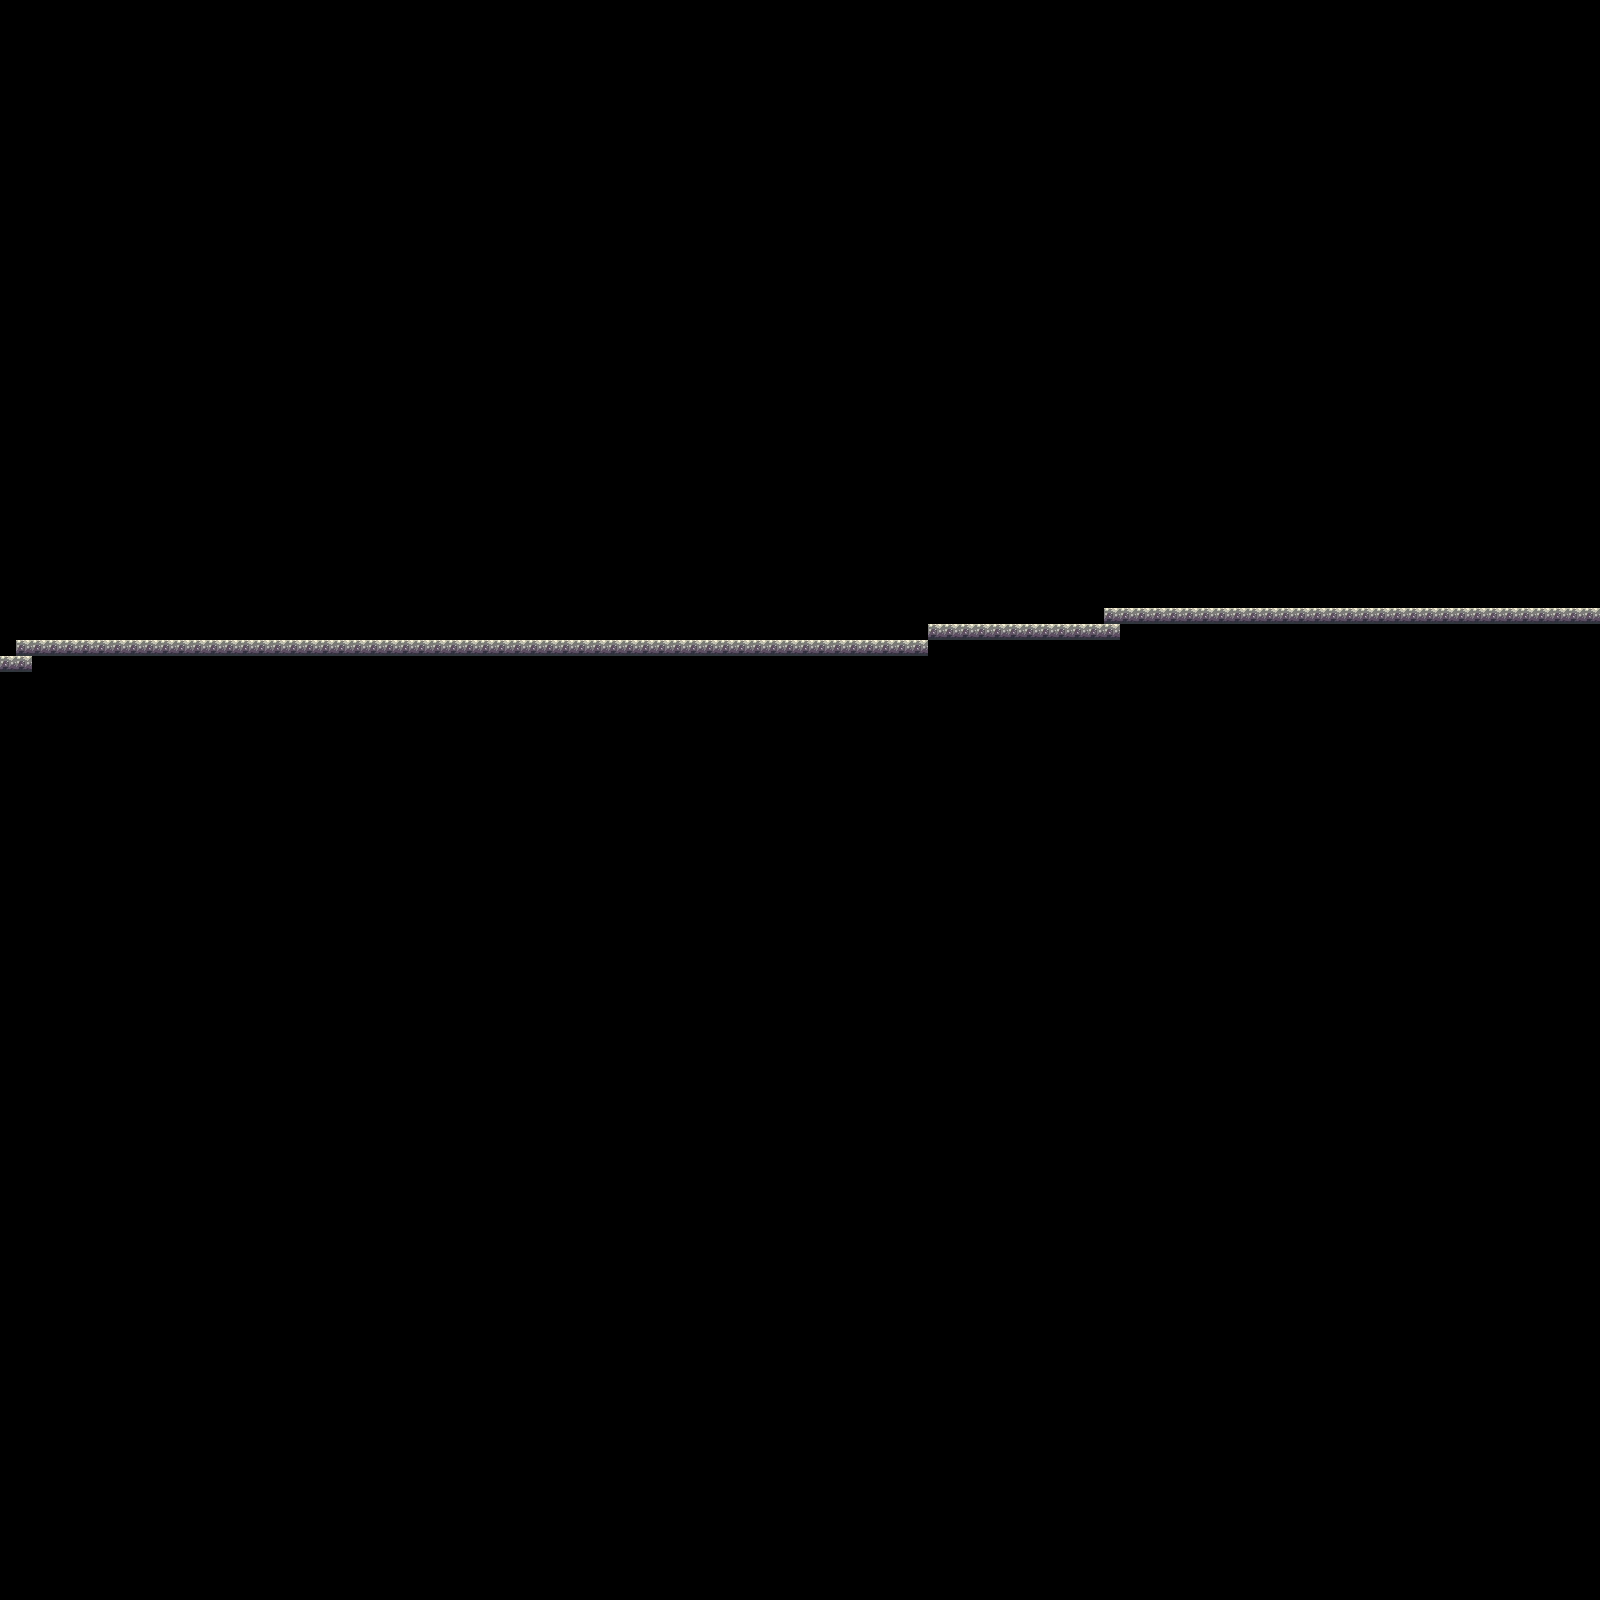

A 2D game scene composited from a Tiled map and its tileset images. What follows is a short description and the map's XML, with each tile layer's data collapsed to a summary:
An orthogonal 100x100 tile map with 16x16 px tiles, 4 tile layers (ground, air, lava, ladder) and 30 objects.

<map version="2017.05.26" orientation="orthogonal" renderorder="right-down" width="100" height="100" tilewidth="16" tileheight="16" nextobjectid="45">
 <tileset firstgid="1" source="tilesetlava1.tsx" />
 <layer name="ground" width="100" height="100">
  <data>[10000 cells, 102 non-empty, 1 distinct tile ids]</data>
 </layer>
 <objectgroup name="chest">
  <object id="4" x="288.5" y="624" width="30.5" height="14.5" />
  <object id="5" x="336.75" y="624.25" width="30.5" height="14.5" />
  <object id="6" x="450.875" y="624.875" width="30.5" height="14.5" />
  <object id="7" x="402.625" y="624.625" width="30.5" height="14.5" />
  <object id="16" x="561.875" y="622.875" width="30.5" height="14.5" />
  <object id="17" x="513.625" y="622.625" width="30.5" height="14.5" />
  <object id="18" x="667.375" y="623.375" width="30.5" height="14.5" />
  <object id="19" x="619.125" y="623.125" width="30.5" height="14.5" />
  <object id="20" x="757.875" y="623.375" width="30.5" height="14.5" />
  <object id="21" x="709.625" y="623.125" width="30.5" height="14.5" />
  <object id="23" x="799.625" y="622.625" width="30.5" height="14.5" />
  <object id="24" x="977.375" y="602.375" width="30.5" height="14.5" />
  <object id="25" x="929.125" y="602.125" width="30.5" height="14.5" />
  <object id="26" x="1059.88" y="602.375" width="30.5" height="14.5" />
  <object id="27" x="1011.63" y="602.125" width="30.5" height="14.5" />
  <object id="28" x="1153.38" y="586.375" width="30.5" height="14.5" />
  <object id="29" x="1105.13" y="586.125" width="30.5" height="14.5" />
  <object id="32" x="1253.88" y="586.875" width="30.5" height="14.5" />
  <object id="33" x="1205.63" y="586.625" width="30.5" height="14.5" />
  <object id="34" x="1351.38" y="585.875" width="30.5" height="14.5" />
  <object id="35" x="1303.13" y="585.625" width="30.5" height="14.5" />
  <object id="36" x="1456.38" y="587.875" width="30.5" height="14.5" />
  <object id="37" x="1408.13" y="587.625" width="30.5" height="14.5" />
  <object id="38" x="205.875" y="621.375" width="30.5" height="14.5" />
  <object id="39" x="157.625" y="621.125" width="30.5" height="14.5" />
  <object id="40" x="103.375" y="617.375" width="30.5" height="14.5" />
  <object id="41" x="55.125" y="617.125" width="30.5" height="14.5" />
  <object id="42" x="1548.88" y="587.375" width="30.5" height="14.5" />
  <object id="43" x="1500.63" y="587.125" width="30.5" height="14.5" />
 </objectgroup>
 <layer name="air" width="100" height="100">
  <data>[10000 cells, 0 non-empty, 0 distinct tile ids]</data>
 </layer>
 <layer name="lava" width="100" height="100">
  <data>[10000 cells, 0 non-empty, 0 distinct tile ids]</data>
 </layer>
 <objectgroup name="spawner" />
 <objectgroup name="teleporter">
  <object id="44" x="849" y="608.5" width="62.5" height="29.5" />
 </objectgroup>
 <layer name="ladder" width="100" height="100">
  <data>[10000 cells, 0 non-empty, 0 distinct tile ids]</data>
 </layer>
 <objectgroup name="launcher" />
</map>
